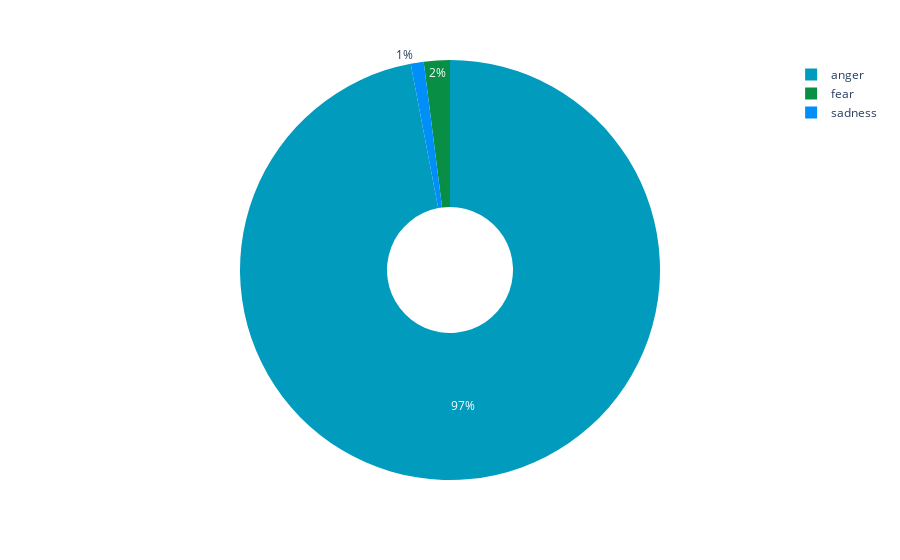

This figure's notebook cell:
### Code cell
result =get_sentiment(model_lstm_gwe,"Whats this behaviour😠😠😠😠😠😠😠😠😠😠")
plot_result(result)

### Figure 1 — Plotly figure (JSON) as saved in the notebook; plotly's stock layout.template omitted (floating-point values rounded to 4 significant figures)
{"data": [{"customdata": [["sadness"], ["anger"], ["fear"]], "domain": {"x": [0, 1], "y": [0, 1]}, "hole": 0.3, "hovertemplate": "sentiment=%{customdata[0]}<br>percentage=%{value}<extra></extra>", "labels": ["sadness", "anger", "fear"], "legendgroup": "", "marker": {"colors": ["rgb(0,142,248)", "rgb(1,155,189)", "rgb(9,143,69)"]}, "name": "", "showlegend": true, "type": "pie", "values": [1, 97, 2]}], "layout": {"legend": {"tracegroupgap": 0}, "margin": {"t": 60}}}
